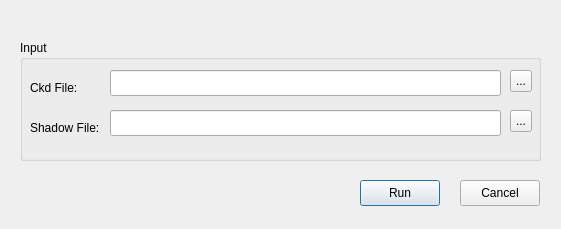
<?xml version="1.0" encoding="UTF-8"?>
<ui version="4.0">
 <class>DasdlsClass</class>
 <widget class="QDialog" name="DasdlsClass">
  <property name="geometry">
   <rect>
    <x>0</x>
    <y>0</y>
    <width>561</width>
    <height>229</height>
   </rect>
  </property>
  <property name="windowTitle">
   <string>Dasdls</string>
  </property>
  <widget class="QGroupBox" name="groupBox">
   <property name="geometry">
    <rect>
     <x>20</x>
     <y>40</y>
     <width>521</width>
     <height>121</height>
    </rect>
   </property>
   <property name="title">
    <string>Input</string>
   </property>
   <widget class="QLineEdit" name="filename">
    <property name="geometry">
     <rect>
      <x>90</x>
      <y>30</y>
      <width>391</width>
      <height>26</height>
     </rect>
    </property>
   </widget>
   <widget class="QToolButton" name="browseFileButton">
    <property name="geometry">
     <rect>
      <x>490</x>
      <y>30</y>
      <width>22</width>
      <height>22</height>
     </rect>
    </property>
    <property name="text">
     <string>...</string>
    </property>
   </widget>
   <widget class="QLabel" name="label">
    <property name="geometry">
     <rect>
      <x>10</x>
      <y>40</y>
      <width>71</width>
      <height>16</height>
     </rect>
    </property>
    <property name="text">
     <string>Ckd File:</string>
    </property>
   </widget>
   <widget class="QLineEdit" name="shadowFile">
    <property name="geometry">
     <rect>
      <x>90</x>
      <y>70</y>
      <width>391</width>
      <height>26</height>
     </rect>
    </property>
   </widget>
   <widget class="QToolButton" name="browseSfButton">
    <property name="geometry">
     <rect>
      <x>490</x>
      <y>70</y>
      <width>22</width>
      <height>22</height>
     </rect>
    </property>
    <property name="text">
     <string>...</string>
    </property>
   </widget>
   <widget class="QLabel" name="label_2">
    <property name="geometry">
     <rect>
      <x>10</x>
      <y>80</y>
      <width>71</width>
      <height>16</height>
     </rect>
    </property>
    <property name="text">
     <string>Shadow File:</string>
    </property>
   </widget>
  </widget>
  <widget class="QPushButton" name="runButton">
   <property name="geometry">
    <rect>
     <x>360</x>
     <y>180</y>
     <width>80</width>
     <height>26</height>
    </rect>
   </property>
   <property name="text">
    <string>Run</string>
   </property>
  </widget>
  <widget class="QPushButton" name="exitButton">
   <property name="geometry">
    <rect>
     <x>460</x>
     <y>180</y>
     <width>80</width>
     <height>26</height>
    </rect>
   </property>
   <property name="text">
    <string>Cancel</string>
   </property>
  </widget>
 </widget>
 <layoutdefault spacing="6" margin="11"/>
 <resources/>
 <connections/>
</ui>
